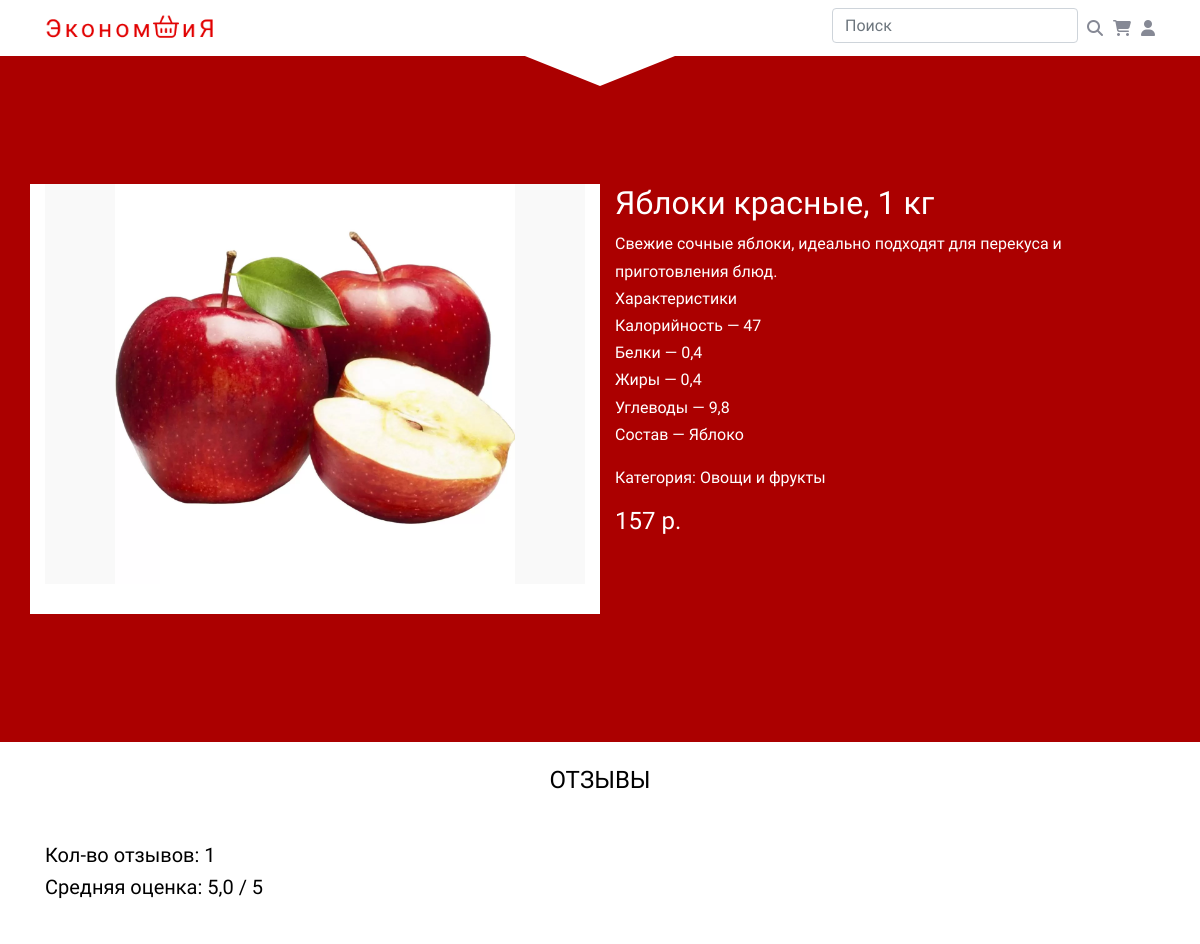
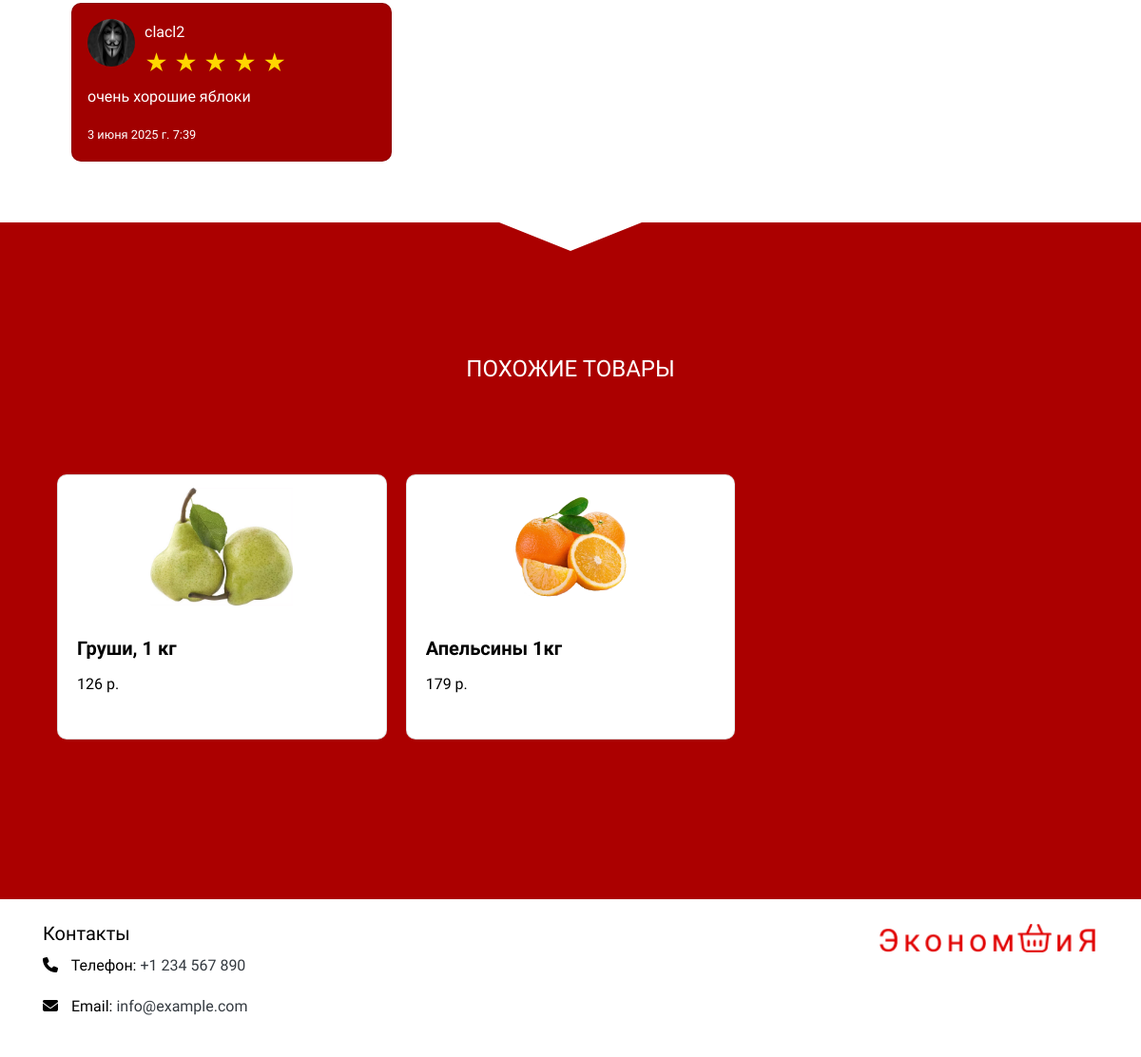
/shop_single/1, run on the app's committed database (2 pictures, top to bottom).
### www/models.py (models this page shows, shortened)
class Product(models.Model):
    photo = models.FileField(upload_to='image')
    name = models.CharField(max_length=255)
    description = models.TextField()
    price = models.IntegerField()
    quantity = models.IntegerField()
    brand = models.ForeignKey(Brand, on_delete=models.CASCADE, null=True, blank=True)
    category = models.ForeignKey(Category, on_delete=models.CASCADE, default=1)

class Category(models.Model):
    name = models.CharField(null=True, blank=True)

class Comment(models.Model):
    product = models.ForeignKey(Product, on_delete=models.CASCADE)
    user = models.ForeignKey(CustomUser, on_delete=models.CASCADE)
    text = models.TextField()
    rating = models.PositiveSmallIntegerField(
        validators=[MinValueValidator(1), MaxValueValidator(5)],
        default=5
    )
    created_at = models.DateTimeField(auto_now_add=True)

### authreg/models.py (models this page shows, shortened)
class CustomUser(AbstractUser):
    date = models.DateField(null=True, blank=True)
    profile_picture = models.ImageField(upload_to='profile_pics/', blank=True, null=True)

### www/views.py (the view)
# urls.py: path('shop_single/<int:id>', shop_single, name='shop_single'),
def shop_single(request, id):
    user = request.user
    product = get_object_or_404(Product, id=id)
    comments = Comment.objects.filter(product=product).order_by('-created_at')
    comment_count = comments.count()
    if comment_count > 0:
        average_rating = sum(comment.rating for comment in comments) / comment_count
    else:
        average_rating = 0
    related_products = Product.objects.filter(category=product.category).exclude(id=product.id)
    viewed = request.session.get('viewed_products', [])
    if id in viewed:
        viewed.remove(id)
    viewed.insert(0, id)  # Добавляем текущий товар в начало списка
    viewed = viewed[:5]  # Оставляем только 5 последних
    request.session['viewed_products'] = viewed
    request.session.modified = True
    context = {
        'product': product,
        'user': user,
        'comments': comments,
        'comment_count': comment_count,
        'average_rating': average_rating,
        'related_products': related_products,
    }
    return render(request, 'shop-single.html', context)

### templates/shop-single.html (shortened to what this page needs)
{% extends 'base.html' %}
{% load static %}
{% block content %}
    <div class="site-section">
        <div class="container">
            <div class="row">
                <div class="col-md-6 bg-white">
                    <div class="item-entry">
                        <a href="#" class="product-item md-height bg-gray d-block">
                            {% if not product.photo %}
                                <img src="{% static 'images/def.jpg' %}"
                                     alt="No photo available">
                            {% else %}
                                <img src="{{ product.photo.url }}" alt="{{ product.name }}">
                            {% endif %}
                        </a>
                    </div>
                </div>
                <div class="col-md-6 text-white d-flex flex-column" style="height: 100%;">
                    <div class="flex-grow-1">
                        <h2 class="text-white">{{ product.name }}</h2>
                        <p style="white-space: pre-line;">{{ product.description }}</p>
                        <p>Категория: {{ product.category.name }}</p>
                        <p><strong class="h4">{{ product.price }} p.</strong></p>
                    </div>
                    <div class="p-2 mb-2">
                    </div>
                </div>
            </div>
        </div>
    </div>
    <footer class="bg-white text-black mt-5">
        <div class="container py-4">
            <div class="row">
                <div class="container">
                    <div class="">
                        <div class="title-section text-black text-center mb-5 col-12">
                            <h4 class="text-uppercase">Отзывы</h4>
                        </div>
                        <h5>Кол-во отзывов: {{ comment_count }}</h5>
                        <h5>Средняя оценка:
                            {% if average_rating > 0 %}
                                {{ average_rating|floatformat:1 }} / 5
                            {% else %}
                                Нет оценок
                            {% endif %}
                        </h5>
                        <div class="col-md-12 block-3">
                            <div class="nonloop-block-3 owl-carousel">
                                {% for comment in comments %}
                                    <div style="background: #a10000" class="card h-100 text-white p-3">
                                        <div class="media ">
                                            {% if not comment.user.profile_picture %}
                                                <img src="{% static 'images/def.jpg' %}" class="rounded-circle mb-3"
                                                     style="width: 50px; height: 50px" alt="Avatar"/>
                                            {% else %}
                                                <img src="{{ comment.user.profile_picture.url }}"
                                                     class="rounded-circle mb-3"
                                                     style="width: 50px; height: 50px" alt="Avatar"/>
                                            {% endif %}
                                            <div class="media-body">
                                                <div class="overview">
                                                    <div class="name"><b>{{ comment.user.username }}</b></div>
                                                    <div class="rating">
                                                        {% for i in "12345" %}
                                                            {% if forloop.counter <= comment.rating %}
                                                                <span style="color: gold;">&#9733;</span>
                                                            {% else %}
                                                                <span style="color: lightgray;">&#9733;</span>
                                                            {% endif %}
                                                        {% endfor %}
                                                    </div>
                                                </div>
                                            </div>
                                        </div>
                                        <p>{{ comment.text }}</p>
                                        {% load l10n %}
                                        <small>{% localize on %}{{ comment.created_at }}{% endlocalize %}</small>
                                    </div>
                                {% endfor %}
                            </div>
                        </div>
                    </div>
                </div>
            </div>
        </div>
    </footer>
    <div style="position: relative" class="triangle"></div>
    <div class="site-section block-3 site-blocks-2">
        <div class="container">
            <div class="row">
                <div class="title-section text-white text-center mb-5 col-12">
                    <h4 class="text-uppercase">Похожие товары</h4>
                </div>
                <div class="col-md-12 block-3">
                    <div class="nonloop-block-3 owl-carousel">
                        {% for p in related_products %}
                            <div class="card h-100 text-black">
                                <div class="img-container">
                                    {% if not p.photo %}
                                        <img src="{% static 'images/def.jpg' %}" class="card-img-top"
                                             alt="No photo available">
                                    {% else %}
                                        <img src="{{ p.photo.url }}" class="card-img-top" alt="{{ p.name }}">
                                    {% endif %}
                                </div>
                                <div class="card-body">
                                    <a href="{% url 'shop_single' p.id %}"><h5 class="card-title">{{ p.name }}</h5></a>
                                    <p class="card-text">
                                        <strong class="item-price">{{ p.price }} p.</strong>
                                    </p>
                                </div>
                                <div class="p-2 mb-2">
                                </div>
                            </div>
                        {% endfor %}
                    </div>
                </div>
            </div>
        </div>
    </div>
{% endblock %}

### static/css/style.css (style rules this page uses)
body { line-height: 1.7; color: #000000; font-weight: 300; font-size: 16px; background: #AB0000; }
.triangle { position: absolute; z-index: 1998; left: 50%; top: auto; transform: translate(-50%, -50%); width: 0; height: 0; border-top: 60px solid #fff; border-left: 150px solid transparent; border-right: 150px solid transparent; }
a { -webkit-transition: .3s all ease; -o-transition: .3s all ease; transition: .3s all ease; }
.text-black { color: #000; }
.site-section { padding: 2.5em 0; }
@media (min-width: 768px) { .site-section { padding: 5em 0; } }
.img-container { width: 100%; height: 150px; overflow: hidden; }
.img-container img { width: 100%; height: 100%; object-fit: contain; }
.product-item { overflow: hidden; height: 100%; position: relative; }
.product-item.bg-gray { background: #f9f9f9; }
.product-item.md-height { height: 400px; overflow: hidden; }
.product-item img { width: 100%; height: 100%; object-fit: contain; }
.item-entry .product-item { margin-bottom: 30px; }

### templates/base.html (style rules this page uses)
.rating { direction: rtl; unicode-bidi: bidi-override; font-size: 1.5rem; }
.card { background: white; border-radius: 10px; transition: transform 0.2s; }
.card-title { display: block; overflow: hidden; text-overflow: ellipsis; white-space: nowrap; max-width: 100%; font-weight: bold; }
.card-text { margin-bottom: 15px; }
i, img { margin-right: 10px; }
a { color: black; }

### data on the page
Product: photo (picture), name "Яблоки красные, 1 кг", description "Свежие сочные яблоки, идеально подходят для перекуса и приготовления блюд. Характеристики Калорийность — 47 Белки — 0,4 Жиры — 0,4 Углеводы — 9,8 Состав — Яблоко", category.name "Овощи и фрукты", price "157"
Comment: user.profile_picture (picture), user.username "clacl2", rating 5 (drawn), text "очень хорошие яблоки", created_at "3 июня 2025 г. 7:39"
Product: photo (picture), name "Груши, 1 кг", price "126"
Product: photo (picture), name "Апельсины 1кг", price "179"

### other printed values
{{ comment_count }} "1"
{{ average_rating|floatformat:1 }} "5,0"
